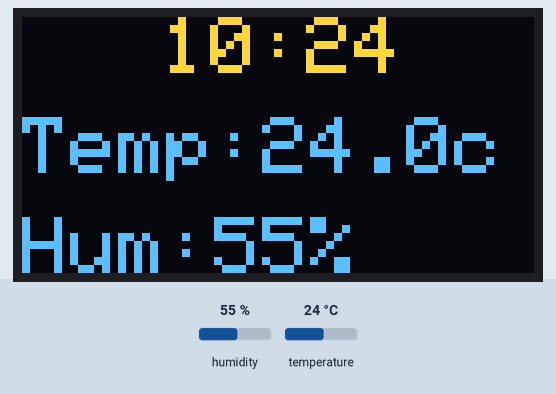
This sketch was run on a simulated ESP8266 (NodeMCU). Parts: 128×64 one-colour display. Inputs (shaded band) come from the test bench; at power-on: humidity 55 %, temperature 24 °C. The OLED is the two-colour kind (top 16 rows yellow); WiFi joins after 1.5 s; servers stay silent unless stated; the display library's start-up logo is not drawn; network time is answered at once with the bench clock; the local clock reads 2024-03-15 10:24:30 at power-on unless the sketch sets it.

Above: at 4.0 s.
At 34.1 s:
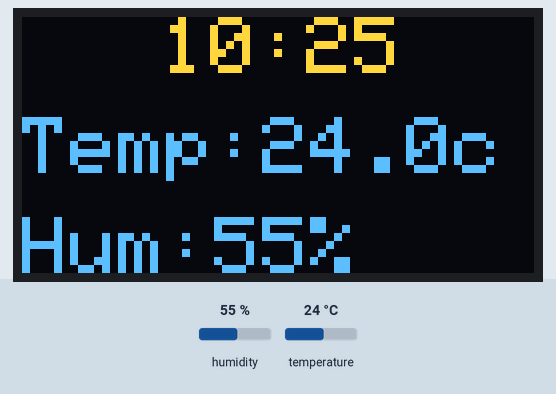
At 94.2 s:
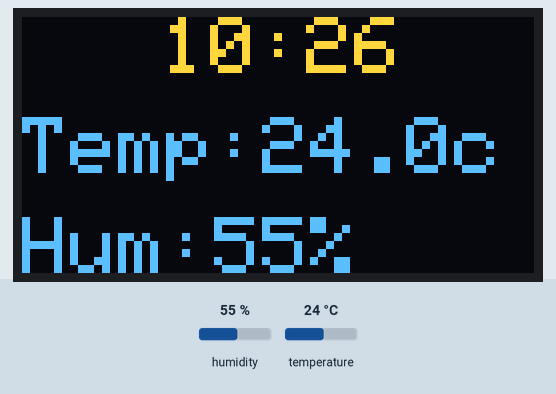

The sketch:

esp8266_weather_station.ino
```cpp
#include <ESP8266WiFi.h>
#include <NTPClient.h>
#include <WiFiUdp.h>
#include <SPI.h>
#include <Wire.h>
#include <Adafruit_GFX.h>
#include <Adafruit_SSD1306.h>
#include <DHT.h>
#include <BlynkSimpleEsp8266.h>

#define BLYNK_TEMPLATE_ID "TMPL1oK5tYaK"
#define BLYNK_TEMPLATE_NAME "Quickstart Template"
#define BLYNK_AUTH_TOKEN "******"
#define BLYNK_PRINT Serial
#define SCREEN_WIDTH 128 // OLED display width, in pixels
#define SCREEN_HEIGHT 64 // OLED display height, in pixels
#define DHTPIN D4
#define DHTTYPE DHT11


char auth[] = BLYNK_AUTH_TOKEN;
const char* ssid = "ssid_name";
const char* password = "password";

const char* ntpServerName = "pool.ntp.org";
const int timeZone = 2;
WiFiUDP ntpUDP;
NTPClient timeClient(ntpUDP, ntpServerName, timeZone * 3600, 60000);

BlynkTimer timer;

DHT dht(DHTPIN, DHTTYPE);
// Declaration for an SSD1306 display connected to I2C (SDA, SCL pins)
// The pins for I2C are defined by the Wire-library.
#define OLED_RESET     -1 // Reset pin # (or -1 if sharing Arduino reset pin)
#define SCREEN_ADDRESS 0x3C ///< See datasheet for Address; 0x3D for 128x64, 0x3C for 128x32
Adafruit_SSD1306 display(SCREEN_WIDTH, SCREEN_HEIGHT, &Wire, OLED_RESET);
#define NUMFLAKES     10 // Number of snowflakes in the animation example
#define LOGO_HEIGHT   16
#define LOGO_WIDTH    16
static const unsigned char PROGMEM logo_bmp[] =
{ 0b00000000, 0b11000000,
  0b00000001, 0b11000000,
  0b00000001, 0b11000000,
  0b00000011, 0b11100000,
  0b11110011, 0b11100000,
  0b11111110, 0b11111000,
  0b01111110, 0b11111111,
  0b00110011, 0b10011111,
  0b00011111, 0b11111100,
  0b00001101, 0b01110000,
  0b00011011, 0b10100000,
  0b00111111, 0b11100000,
  0b00111111, 0b11110000,
  0b01111100, 0b11110000,
  0b01110000, 0b01110000,
  0b00000000, 0b00110000 };

void setup() {
  Serial.begin(115200);
  WiFi.begin(ssid, password);
  dht.begin();
  Blynk.begin(auth, ssid, password);
  // SSD1306_SWITCHCAPVCC = generate display voltage from 3.3V internally
  if(!display.begin(SSD1306_SWITCHCAPVCC, SCREEN_ADDRESS)) {
    Serial.println(F("SSD1306 allocation failed"));
    for(;;); // Don't proceed, loop forever
  }


  // Show initial display buffer contents on the screen --
  // the library initializes this with an Adafruit splash screen.
  display.display();
  delay(2000); // Pause for 2 seconds

  // Clear the buffer
  display.clearDisplay();

  // Show the display buffer on the screen. You MUST call display() after
  // drawing commands to make them visible on screen!
  display.display();
}

void loop() {
    float temperature = dht.readTemperature();  // Read temperature value from DHT11
    int humidity = dht.readHumidity(); // Read humidity value from DHT11

    Blynk.virtualWrite(V0, temperature); // Define virtual pins to use with Blynk app
    Blynk.virtualWrite(V1, humidity);


    char floatStr[5];
    dtostrf(temperature, 4, 1, floatStr); // Display temperature readings with only one number after the comma

      if (isnan(temperature) || isnan(humidity)) {      // Message to display if reading from the sensorsa fails
    Serial.println("failed to read from DHT sensor!");
    return;
  }

    timeClient.update();                // Read the current time
    int hour = timeClient.getHours();     // Hours value
    int minute = timeClient.getMinutes();  // Minutes value

    Blynk.run();


      display.clearDisplay();   // Clear the buffer

      // Display digital clock
      display.setTextSize(2);
      display.setCursor(35,0);
      display.setTextColor(SSD1306_WHITE);
      if (hour < 10) {
        display.print('0');
      }
      display.print(hour);
      display.print(":");
      if (minute < 10) {
        display.print('0');
      }
      display.print(minute);

      // Display temparature value
      display.setTextSize(2);
      display.setTextColor(SSD1306_WHITE);
      display.setCursor(0,25);
      display.print("Temp:");
      display.print(floatStr);
      display.print("c");

      // Display humidity value
      display.setTextSize(2);
      display.setTextColor(SSD1306_WHITE);
      display.setCursor(0,50);
      display.print("Hum:");
      display.print(humidity);
      display.print("%");

      display.display();
      delay(30000);  // Read every 30sec
}
```

Measured:
- what the display in image 0 shows lasts 30.0 s, from 4.0 s to 34.0 s
- what the display in image 1 shows lasts 60.1 s, from 34.0 s to 94.1 s
